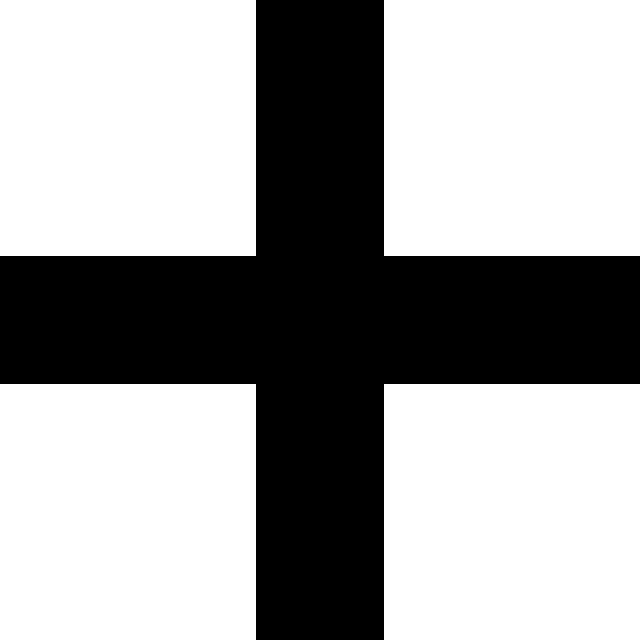
#> input picture sample_images/Picture_Crossing_noise_0_pixelCnt_128_featureCnt_5.bmp, 640 x 640 px
$ python borderblur_comparison.py   (older library calls are emulated)
#> lines starting #> are read from the running program, lines starting #| are printed output that depends on the picture; after the words box and inside, x2 and y2 are one past the last pixel; in counts of white or black regions, pixels touching at a corner belong together
### sobel.py
import cv2
import numpy as np

# define sobel edge detection function
def sobel_edge_detection(img, sigma=1, kernel_size=3, low_threshold=100, high_threshold=200, blur=True):
    # apply gaussian blur
    if blur:
        img = cv2.GaussianBlur(img, (kernel_size, kernel_size), sigma)

    # Apply the Sobel operator in the x-direction
    sobelx = cv2.Sobel(img, cv2.CV_64F, 1, 0, ksize=3)

    # Apply the Sobel operator in the y-direction
    sobely = cv2.Sobel(img, cv2.CV_64F, 0, 1, ksize=3)

    # Compute the magnitude of the gradients
    magnitude = np.sqrt(sobelx**2 + sobely**2)

    # Threshold the gradient magnitude image
    sobel = np.zeros_like(magnitude, dtype=np.uint8)

    # enter values above high_threshold
    sobel[magnitude > high_threshold] = 1

    # return sobel edge detection
    return sobel

### canny.py
import cv2

# define canny edge detection function
def canny_edge_detection(img, sigma=1, kernel_size=3, low_threshold=100, high_threshold=200, blur=True):

    # convert image to 8 bit image
    img = cv2.convertScaleAbs(img)

    # apply gaussian blur
    if blur:
        img = cv2.GaussianBlur(img, (kernel_size, kernel_size), sigma)

    # calculate canny edge detection
    canny = cv2.Canny(img, low_threshold, high_threshold)

    # convert canny edge detection to binary image
    canny[canny > 0] = 1

    # return canny edge detection
    return canny

### borderblur_comparison.py
# 4 interactive windows 1st: original, 2nd preprocessed, 3rd sobel, 4th canny, 5th XOR
import cv2
import numpy as np
import preprocessing as pp
import sobel
import canny

# load default image
img = cv2.imread("sample_images/Picture_Crossing_noise_0_pixelCnt_128_featureCnt_5.bmp")
#> img is the input picture: shape (640, 640, 3); 64% white; 1 black region, box (x1, y1, x2, y2) and area: (0, 0, 640, 640) 147456
# convert to grayscale
img = cv2.cvtColor(img, cv2.COLOR_BGR2GRAY)
# show image with noise
cv2.imshow('Originalbild', img)


# preprocessed image:
# slider for sigma
# slider for kernel_size_blur
# slider for different preprocessing methods (n is dependant on kernel size)
# slider for kernel size

# window for preprocessed image next to Originalbild
cv2.namedWindow('vorverarbeitetes Bild')
cv2.moveWindow('vorverarbeitetes Bild', 100, 0)
cv2.namedWindow('vorverarbeitetes Bild no border')
cv2.moveWindow('vorverarbeitetes Bild no border', 100, 0)


# define parameters
sigma = 0
kernel_size_blur = 3
preprocessing_algorithm = 0
kernel_size = 3
preprocessed_img = img
preprocessed_img_no_border = img

# show image with noise
cv2.imshow('vorverarbeitetes Bild', preprocessed_img)
cv2.imshow('vorverarbeitetes Bild no border', preprocessed_img_no_border)

# define threshold
threshold_sobel = 0
sobel_img = sobel.sobel_edge_detection(img=preprocessed_img, kernel_size=kernel_size, high_threshold=threshold_sobel, blur=False)
#> in sobel_edge_detection, `sobelx = cv2.Sobel(img, cv2.CV_64F, 1, 0, ksize=3)`:
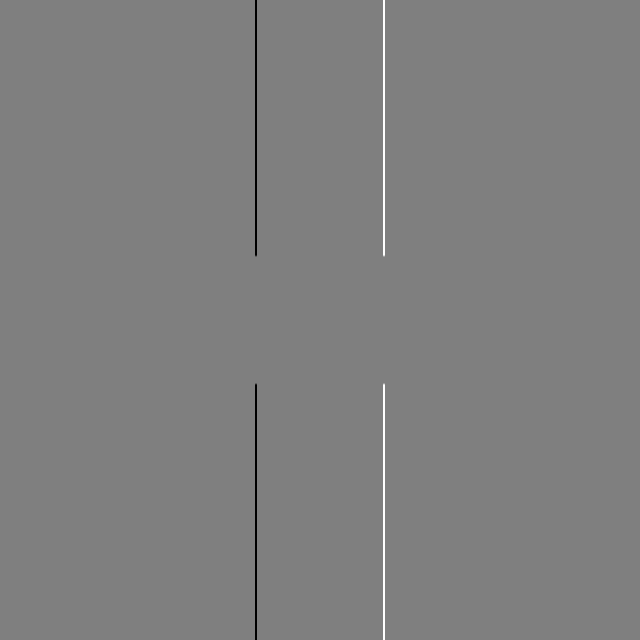
#> sobelx: shape (640, 640) float64; min -1020, max 1020, mean 0; drawn with min black and max white
#> in sobel_edge_detection, `magnitude = np.sqrt(sobelx**2 + sobely**2)`:
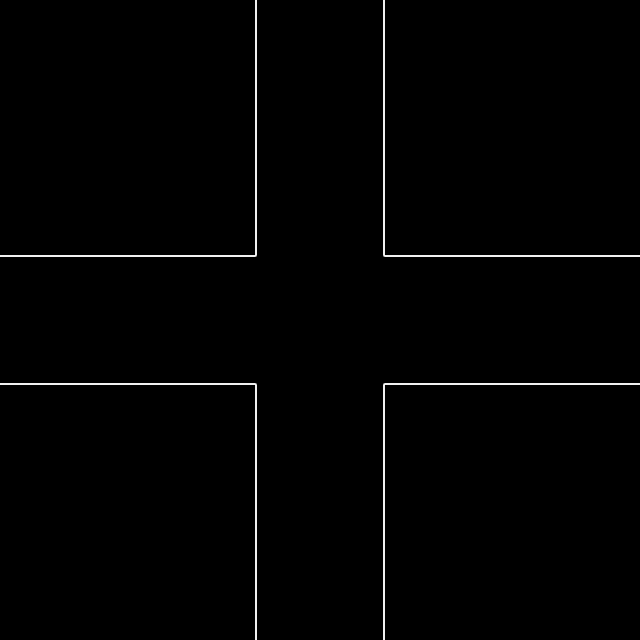
#> magnitude: shape (640, 640) float64; min 0, max 1081.9, mean 10.2; drawn with min black and max white
#> sobel_img: shape (640, 640); values 0 (black) and 1 (white), 1% white in thin lines or dots
sobel_img_no_border = sobel.sobel_edge_detection(img=preprocessed_img_no_border, kernel_size=kernel_size, high_threshold=threshold_sobel, blur=False)

# define thresholds
threshold_canny = 0
canny_img = canny.canny_edge_detection(img=preprocessed_img, kernel_size=kernel_size, low_threshold=threshold_canny, high_threshold=threshold_canny, blur=False)
#> in canny_edge_detection, `canny = cv2.Canny(img, low_threshold, high_threshold)`:
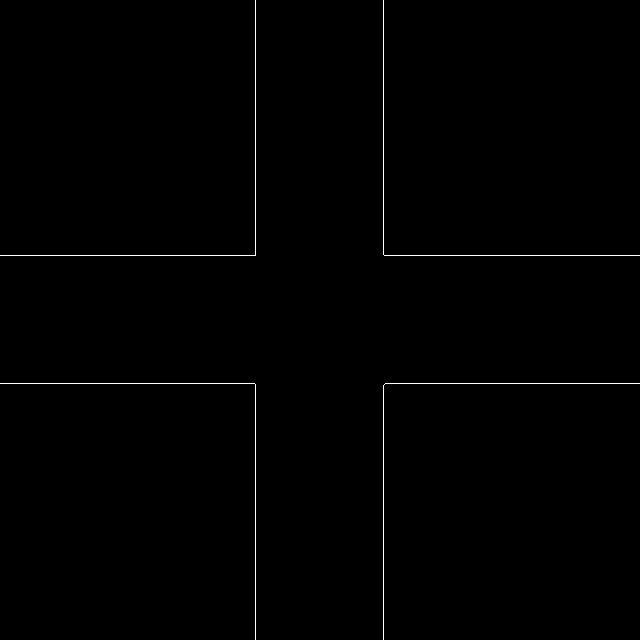
#> canny: shape (640, 640); 0.5% white in thin lines or dots
#> in canny_edge_detection, `canny[canny > 0] = 1`:
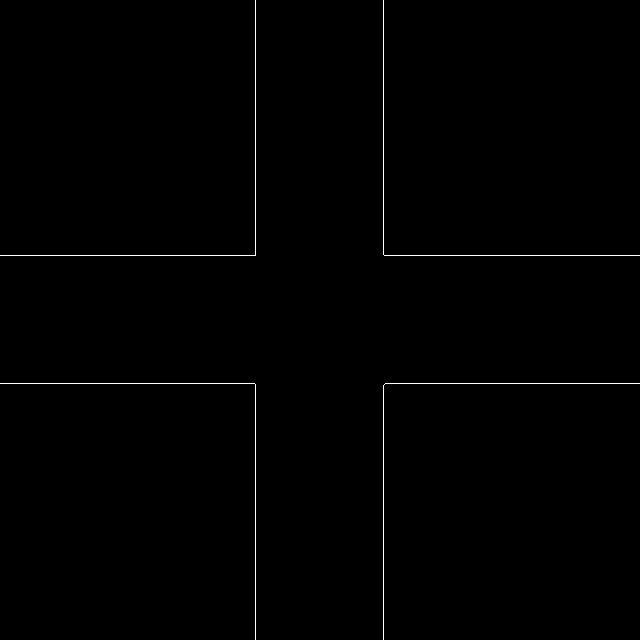
#> canny: shape (640, 640); values 0 (black) and 1 (white), 0.5% white in thin lines or dots
canny_img_no_border = canny.canny_edge_detection(img=preprocessed_img, kernel_size=kernel_size, low_threshold=threshold_canny, high_threshold=threshold_canny, blur=False)


# original image:
# change images with slider (more or less noise)

# window for original image in top left corner
cv2.namedWindow('Originalbild')
cv2.moveWindow('Originalbild', 0, 0)

# function for changing image with noise
# [12 lines left out: function image_change, not called in this run]

sobel_canny = 0
# function for changing threshold
# [43 lines left out: functions threshold_handler_sobel, threshold_handler_canny, not called in this run]


def sobel_canny_draw(x):
#> called with x = 0
    global sobel_canny
    global sobel_img
    global sobel_img_no_border
    global canny_img
    global canny_img_no_border
    sobel_canny = x
    if(x == 0):
        if(cv2.getWindowProperty('canny Bild', cv2.WND_PROP_VISIBLE) == -1):
            cv2.destroyWindow('canny Bild')
            cv2.destroyWindow('canny Bild no border')
        # window for sobel image
        cv2.namedWindow('sobel Bild')
        cv2.moveWindow('sobel Bild', 200, 0)
        # add slider for threshold
        cv2.namedWindow('sobel Bild no border')
        cv2.moveWindow('sobel Bild no border', 400, 0)
        cv2.createTrackbar('threshold', 'sobel Bild', 0, 255, threshold_handler_sobel)
        cv2.imshow('sobel Bild', sobel_img*255)
        cv2.imshow('sobel Bild no border', sobel_img_no_border*255)
    else:
        cv2.destroyWindow('sobel Bild')
        cv2.destroyWindow('sobel Bild no border')
        # window for canny image
        cv2.namedWindow('canny Bild')
        cv2.moveWindow('canny Bild', 200, 0)
        cv2.namedWindow('canny Bild no border')
        cv2.moveWindow('canny Bild no border', 400, 0)
        cv2.createTrackbar('threshold', 'canny Bild', 0, 255, threshold_handler_canny)
        cv2.imshow('canny Bild', canny_img*255)
        cv2.imshow('canny Bild no border', canny_img_no_border*255)
sobel_canny_draw(sobel_canny)

# add slider for changing image with noise
cv2.createTrackbar('Noise', 'Originalbild', 0, 10, image_change)
cv2.createTrackbar('Sobel/Canny', 'Originalbild', 0, 1, sobel_canny_draw)

# functions for preprocessing
# [124 lines left out: functions sigma_handler, kernel_size_blur_handler, preprocessing_algorithm_handler, kernel_size_handler, not called in this run]

# add sliders for preprocessing
cv2.createTrackbar('sigma', 'vorverarbeitetes Bild', 0, 10, sigma_handler)
cv2.createTrackbar('kernel_size_blur', 'vorverarbeitetes Bild', 0, 10, kernel_size_blur_handler)
cv2.createTrackbar('preprocessing_algorithm', 'vorverarbeitetes Bild', 0, 5, preprocessing_algorithm_handler)
cv2.createTrackbar('kernel_size', 'vorverarbeitetes Bild', 0, 3, kernel_size_handler)

# canny image:
# check opencv documentation for thresholds:
# everything below low_threshold is not an edge
# everything above high_threshold is an edge
# everything between low_threshold and high_threshold is an
# edge if it is connected to an edge above high_threshold

# slider for low_threshold
# slider for high_threshold
# equalize thresholds

# XOR image:
# output for sum of pixels (error value)

# window for XOR image
cv2.namedWindow('XOR Bild')
cv2.moveWindow('XOR Bild', 400, 0)
XOR_img = np.bitwise_xor(sobel_img, sobel_img_no_border)
#> XOR_img: shape (640, 640); every value is 0

# calculate XOR image with numpy
# [18 lines left out: function XOR_img_handler, not called in this run]

# show image
cv2.imshow('XOR Bild', XOR_img*255)

# start program
cv2.waitKey(0)
cv2.destroyAllWindows()

$ run again, with sample_images/Picture_Crossing_noise_10_pixelCnt_65_featureCnt_9.bmp copied over sample_images/Picture_Crossing_noise_0_pixelCnt_128_featureCnt_5.bmp
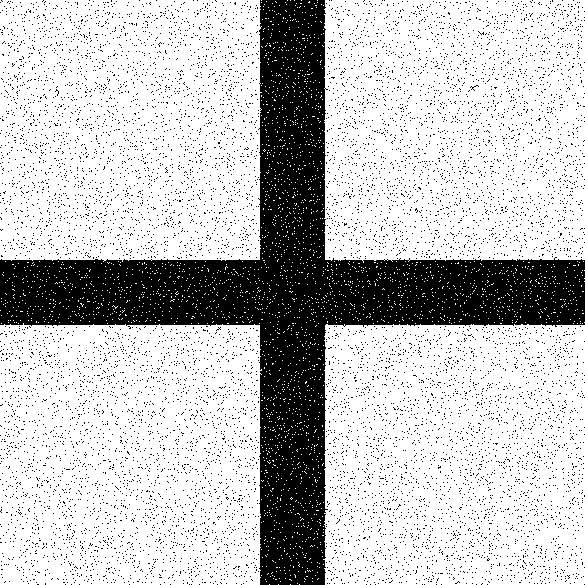
#> input picture sample_images/Picture_Crossing_noise_10_pixelCnt_65_featureCnt_9.bmp, 585 x 585 px
#> img is the input picture: shape (585, 585, 3); 76.1% white; 10838 black regions (10837 under 20 px), largest, box (x1, y1, x2, y2) and area: (0, 0, 585, 585) 68345
#> in sobel_edge_detection, `magnitude = np.sqrt(sobelx**2 + sobely**2)`:
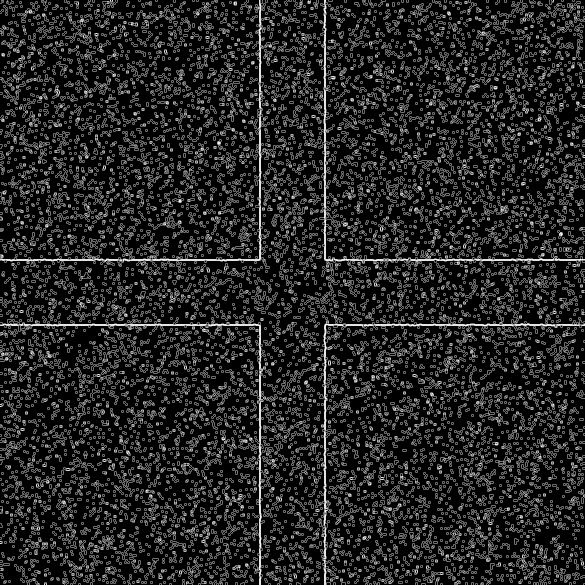
#> magnitude: shape (585, 585) float64; min 0, max 1140.4, mean 161.3; drawn with min black and max white
#> sobel_img: shape (585, 585); values 0 (black) and 1 (white), 33.8% white in thin lines or dots
#> in canny_edge_detection, `canny = cv2.Canny(img, low_threshold, high_threshold)`:
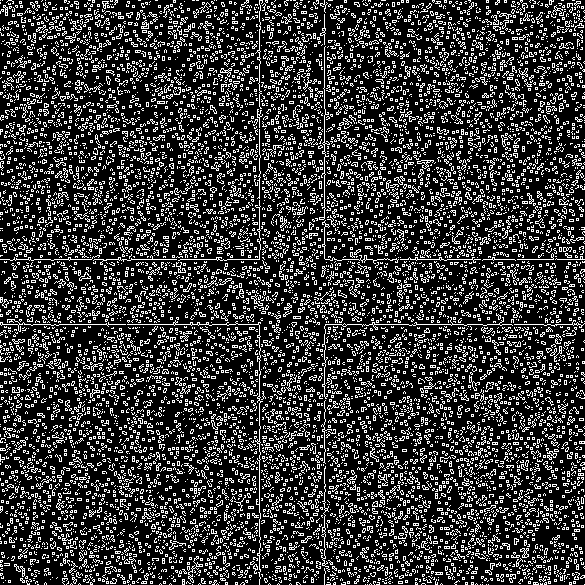
#> canny: shape (585, 585); 21.8% white in thin lines or dots
#> XOR_img: shape (585, 585); every value is 0

$ run again, with sample_images/Picture_Crossing_noise_20_pixelCnt_128_featureCnt_5.bmp copied over sample_images/Picture_Crossing_noise_0_pixelCnt_128_featureCnt_5.bmp
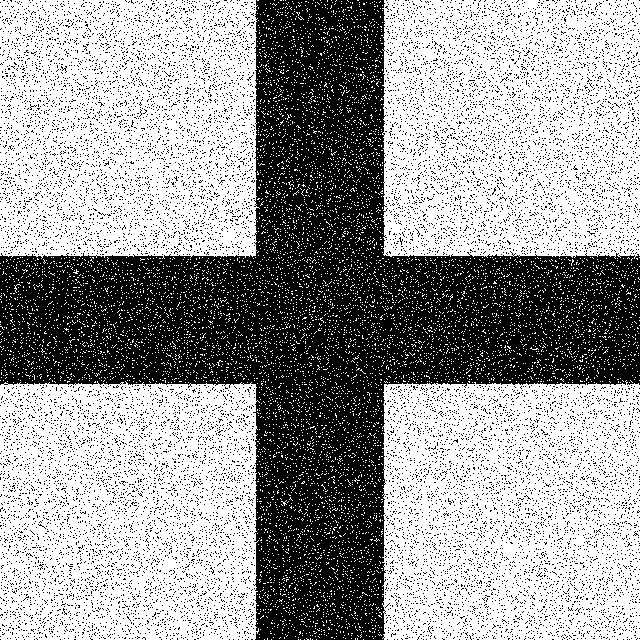
#> input picture sample_images/Picture_Crossing_noise_20_pixelCnt_128_featureCnt_5.bmp, 640 x 640 px
#> img is the input picture: shape (640, 640, 3); 61.2% white; 16685 black regions (16684 under 20 px), largest, box (x1, y1, x2, y2) and area: (0, 0, 640, 640) 132923
#> `sobel_img = sobel.sobel_edge_detection(img=preprocessed_img, kernel_si..`:
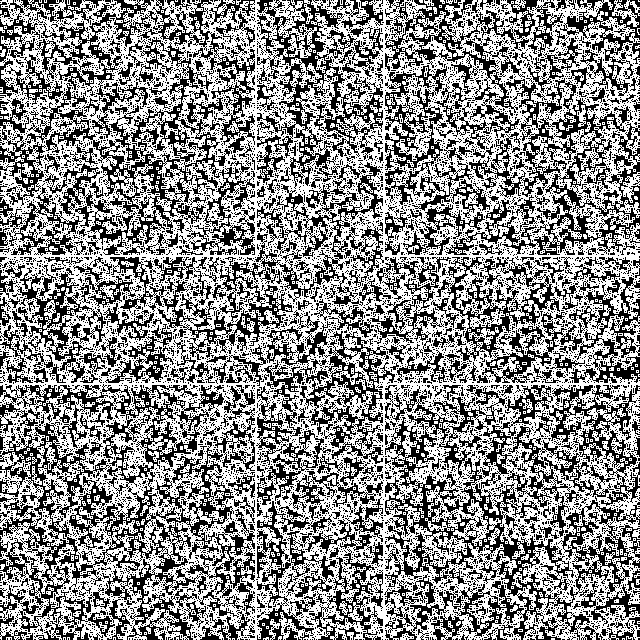
#> sobel_img: shape (640, 640); values 0 (black) and 1 (white), 55.1% white; 14541 black regions (14195 under 20 px), largest, box (x1, y1, x2, y2) and area: (0, 384, 255, 640) 22173, (384, 385, 640, 640) 17507, (7, 37, 255, 255) 11474
#> in canny_edge_detection, `canny = cv2.Canny(img, low_threshold, high_threshold)`:
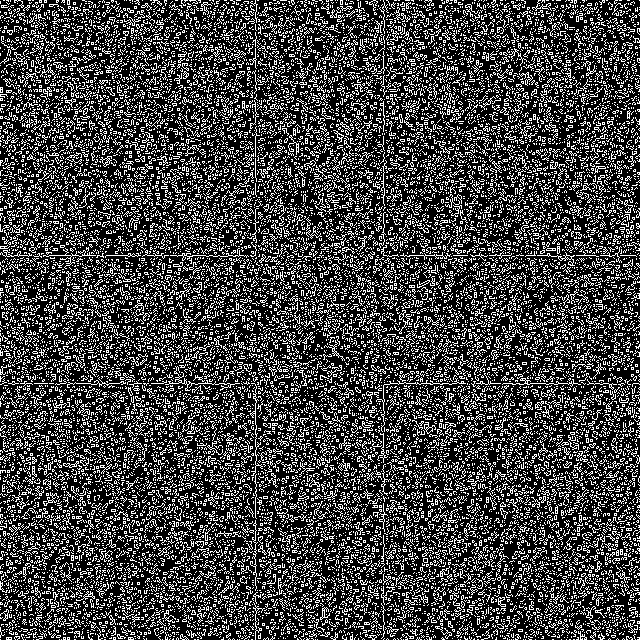
#> canny: shape (640, 640); 26% white in thin lines or dots
#> XOR_img: shape (640, 640); every value is 0

$ run again, with sample_images/Picture_Crossing_noise_30_pixelCnt_128_featureCnt_5.bmp copied over sample_images/Picture_Crossing_noise_0_pixelCnt_128_featureCnt_5.bmp
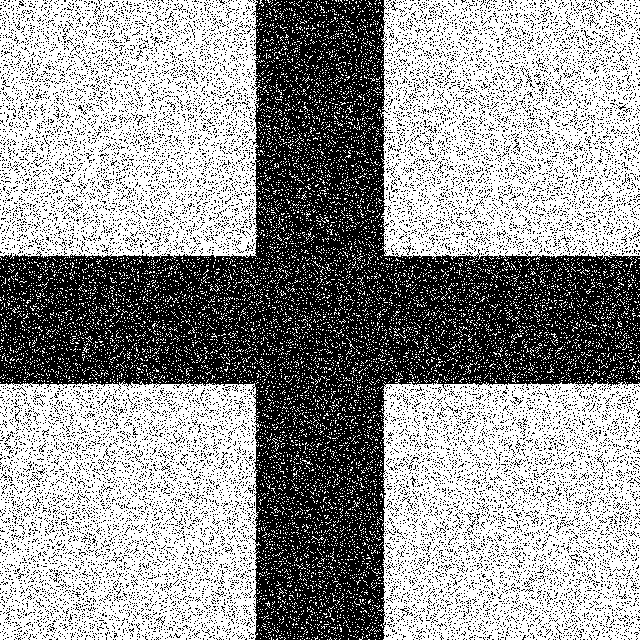
#> input picture sample_images/Picture_Crossing_noise_30_pixelCnt_128_featureCnt_5.bmp, 640 x 640 px
#> img is the input picture: shape (640, 640, 3); 59.8% white; 18995 black regions (18987 under 20 px), largest, box (x1, y1, x2, y2) and area: (0, 0, 640, 640) 125824, (569, 554, 580, 564) 26, (390, 1, 398, 11) 23
#> `sobel_img = sobel.sobel_edge_detection(img=preprocessed_img, kernel_si..`:
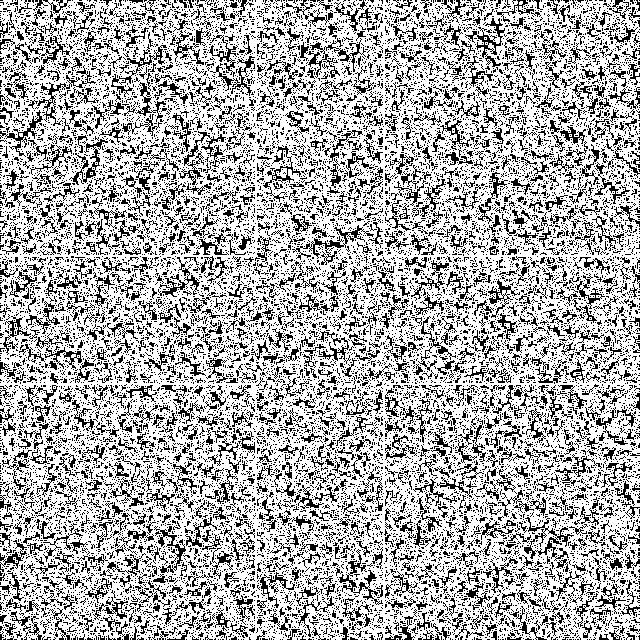
#> sobel_img: shape (640, 640); values 0 (black) and 1 (white), 68.7% white; black in thin lines or dots
#> in canny_edge_detection, `canny = cv2.Canny(img, low_threshold, high_threshold)`:
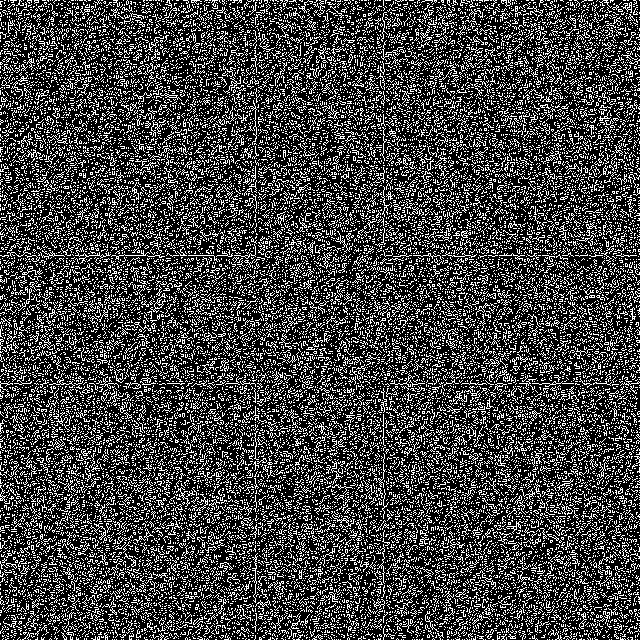
#> canny: shape (640, 640); 25.8% white in thin lines or dots
#> XOR_img: shape (640, 640); every value is 0
